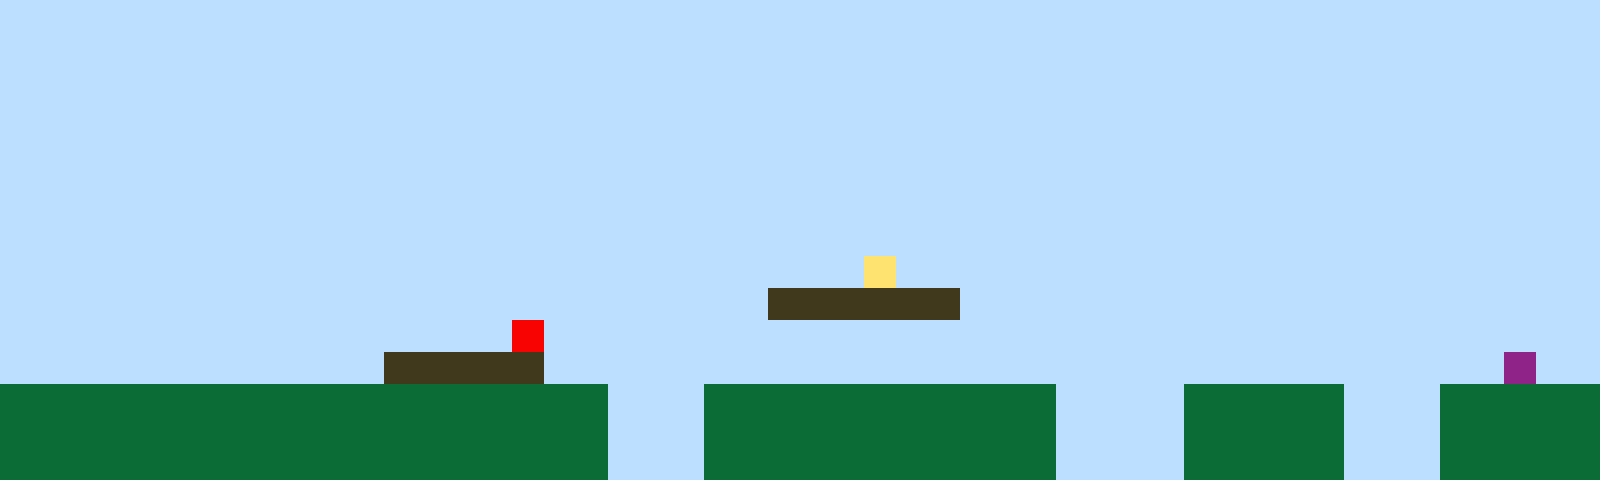

This game map was drawn from its Tiled (.tmx) file and the tilesets committed beside it. A one-line description and the full map source follow:
An orthogonal 50x15 tile map with 32x32 px tiles, 1 tile layer (Tile Layer 1).

<map version="1.10" tiledversion="1.11.2" orientation="orthogonal" renderorder="right-up" width="50" height="15" tilewidth="32" tileheight="32" infinite="0" nextlayerid="2" nextobjectid="1"><editorsettings><export target="map1.csv" format="csv" /></editorsettings><tileset firstgid="1" name="sprites" tilewidth="32" tileheight="32" tilecount="6" columns="3"><image source="sprites.png" width="96" height="64" /></tileset><layer id="1" name="Tile Layer 1" width="50" height="15"><data encoding="csv">1,1,1,1,1,1,1,1,1,1,1,1,1,1,1,1,1,1,1,1,1,1,1,1,1,1,1,1,1,1,1,1,1,1,1,1,1,1,1,1,1,1,1,1,1,1,1,1,1,1,1,1,1,1,1,1,1,1,1,1,1,1,1,1,1,1,1,1,1,1,1,1,1,1,1,1,1,1,1,1,1,1,1,1,1,1,1,1,1,1,1,1,1,1,1,1,1,1,1,1,1,1,1,1,1,1,1,1,1,1,1,1,1,1,1,1,1,1,1,1,1,1,1,1,1,1,1,1,1,1,1,1,1,1,1,1,1,1,1,1,1,1,1,1,1,1,1,1,1,1,1,1,1,1,1,1,1,1,1,1,1,1,1,1,1,1,1,1,1,1,1,1,1,1,1,1,1,1,1,1,1,1,1,1,1,1,1,1,1,1,1,1,1,1,1,1,1,1,1,1,1,1,1,1,1,1,1,1,1,1,1,1,1,1,1,1,1,1,1,1,1,1,1,1,1,1,1,1,1,1,1,1,1,1,1,1,1,1,1,1,1,1,1,1,1,1,1,1,1,1,1,1,1,1,1,1,1,1,1,1,1,1,1,1,1,1,1,1,1,1,1,1,1,1,1,1,1,1,1,1,1,1,1,1,1,1,1,1,1,1,1,1,1,1,1,1,1,1,1,1,1,1,1,1,1,1,1,1,1,1,1,1,1,1,1,1,1,1,1,1,1,1,1,1,1,1,1,1,1,1,1,1,1,1,1,1,1,1,1,1,1,1,1,1,1,1,1,1,1,1,1,1,1,1,1,1,1,1,1,1,1,1,1,1,1,1,1,1,1,1,1,1,1,1,1,1,1,1,1,1,1,1,1,1,1,1,1,1,1,1,1,1,1,1,1,1,1,1,1,1,1,1,1,1,1,1,1,1,1,1,1,1,1,1,1,1,1,1,1,1,1,1,1,1,1,1,1,4,1,1,1,1,1,1,1,1,1,1,1,1,1,1,1,1,1,1,1,1,1,1,1,1,1,1,1,1,1,1,1,1,1,1,1,1,1,1,1,1,1,1,1,1,1,1,3,3,3,3,3,3,1,1,1,1,1,1,1,1,1,1,1,1,1,1,1,1,1,1,1,1,1,1,1,1,1,1,1,1,1,1,1,1,1,1,1,1,5,1,1,1,1,1,1,1,1,1,1,1,1,1,1,1,1,1,1,1,1,1,1,1,1,1,1,1,1,1,1,1,1,1,1,1,1,1,1,1,1,1,1,1,1,1,3,3,3,3,3,1,1,1,1,1,1,1,1,1,1,1,1,1,1,1,1,1,1,1,1,1,1,1,1,1,1,1,1,1,1,6,1,1,2,2,2,2,2,2,2,2,2,2,2,2,2,2,2,2,2,2,2,1,1,1,2,2,2,2,2,2,2,2,2,2,2,1,1,1,1,2,2,2,2,2,1,1,1,2,2,2,2,2,2,2,2,2,2,2,2,2,2,2,2,2,2,2,2,2,2,2,2,1,1,1,2,2,2,2,2,2,2,2,2,2,2,1,1,1,1,2,2,2,2,2,1,1,1,2,2,2,2,2,2,2,2,2,2,2,2,2,2,2,2,2,2,2,2,2,2,2,2,1,1,1,2,2,2,2,2,2,2,2,2,2,2,1,1,1,1,2,2,2,2,2,1,1,1,2,2,2,2,2</data></layer></map>
